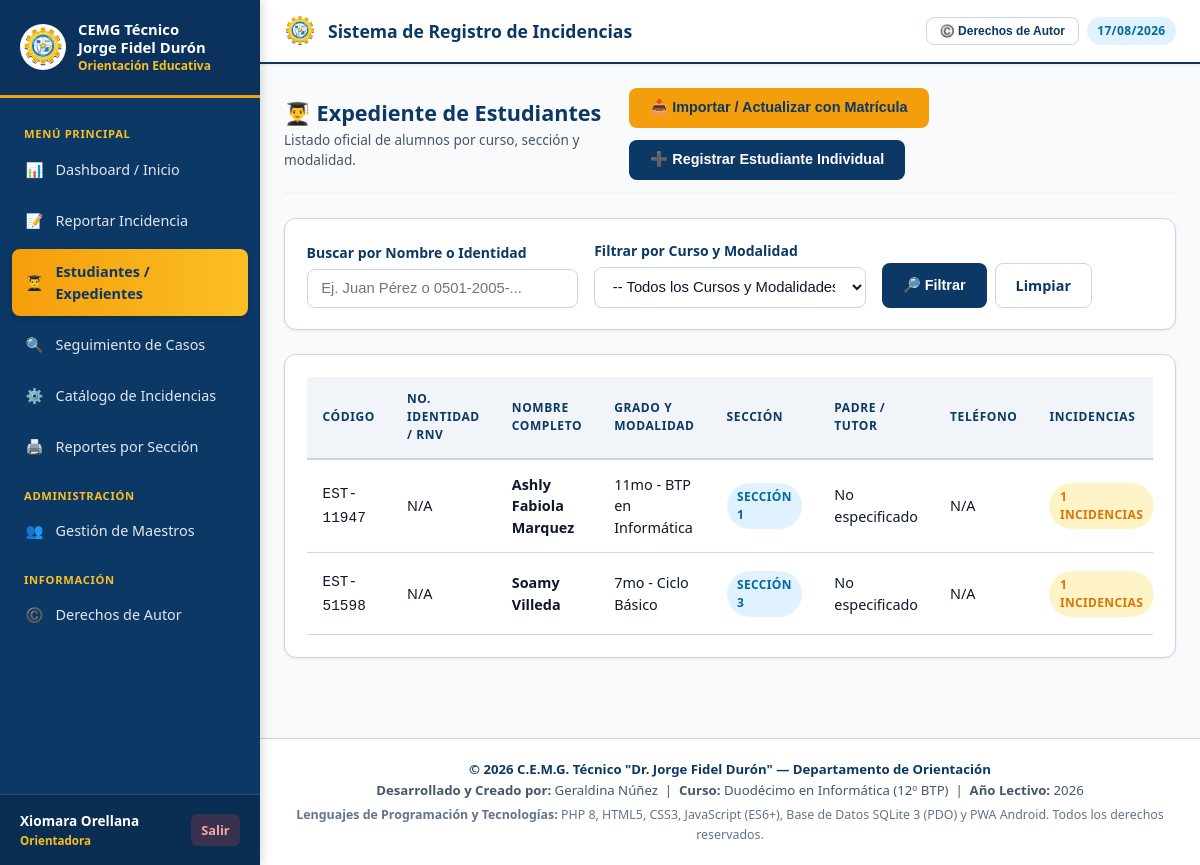
/index.php?action=estudiantes (signed in), run on the app's committed database.
### tables this page shows
CREATE TABLE students (
                id INTEGER PRIMARY KEY AUTOINCREMENT,
                student_code TEXT UNIQUE,
                identity_num TEXT UNIQUE,
                full_name TEXT NOT NULL,
                gender TEXT CHECK(gender IN ('M', 'F')),
                birth_date DATE,
                course_id INTEGER REFERENCES courses(id) ON DELETE SET NULL,
                guardian_name TEXT,
                guardian_phone TEXT,
                guardian_address TEXT,
                documents_submitted TEXT,
                status TEXT DEFAULT 'activo',
                created_at DATETIME DEFAULT CURRENT_TIMESTAMP
            );

### config/database.php (called while the page is built, shortened)
<?php
class Database {
    private static $instance = null;
    private $pdo;
    private function __construct() {
        $dbFile = __DIR__ . '/../database.sqlite';
        try {
            $this->pdo = new PDO("sqlite:" . $dbFile);
            $this->pdo->setAttribute(PDO::ATTR_ERRMODE, PDO::ERRMODE_EXCEPTION);
            $this->pdo->setAttribute(PDO::ATTR_DEFAULT_FETCH_MODE, PDO::FETCH_ASSOC);
            $this->pdo->exec("PRAGMA foreign_keys = ON;");
        } catch (PDOException $e) {
            die("Error de conexión a la base de datos: " . $e->getMessage());
        }
    }
    public static function getInstance() {
        if (self::$instance === null) {
            self::$instance = new Database();
        }
        return self::$instance;
    }
    public function getConnection() {
        return $this->pdo;
    }
    private function initTables() {
        try {
            $this->pdo->exec("ALTER TABLE incident_reports ADD COLUMN custom_reporter_name TEXT;");
        } catch (PDOException $e) {
        }
    }
}

### controllers/StudentController.php (called while the page is built, shortened)
<?php
require_once __DIR__ . '/../config/database.php';
class StudentController {
    private $db;
    public function __construct() {
        $this->db = Database::getInstance()->getConnection();
    }
    public function getAllStudents($search = '', $courseId = null) {
        $sql = "SELECT s.*, c.grade, c.modality, c.section_name,
                (SELECT COUNT(*) FROM incident_reports r WHERE r.student_id = s.id) as total_incidents
                FROM students s
                LEFT JOIN courses c ON s.course_id = c.id
                WHERE 1=1";
        $params = [];
        $sql .= " ORDER BY c.grade ASC, c.modality ASC, c.section_name ASC, s.full_name ASC";
        $stmt = $this->db->prepare($sql);
        $stmt->execute($params);
        return $stmt->fetchAll();
    }
}

### views/estudiantes.php (the view, shortened to what this page needs)
<?php
require_once __DIR__ . '/header.php';
require_once __DIR__ . '/../controllers/StudentController.php';
$studentController = new StudentController();
$search = $_GET['search'] ?? '';
$courseId = $_GET['course_id'] ?? null;
$students = $studentController->getAllStudents($search, $courseId);
?>
<div class="card-header" style="margin-bottom: 1.5rem;">
    <div>
        <h2 style="font-size: 1.35rem; font-weight: 800; color: var(--primary);">👨‍🎓 Expediente de Estudiantes</h2>
        <p style="font-size: 0.85rem; color: var(--text-muted);">
            Listado oficial de alumnos por curso, sección y modalidad.
        </p>
    </div>
    <div style="display: flex; gap: 0.75rem; flex-wrap: wrap;">
        <button onclick="openModal('modalImport')" class="btn btn-secondary">
            📥 Importar / Actualizar con Matrícula
        </button>
        <button onclick="openModal('modalAddStudent')" class="btn btn-primary">
            ➕ Registrar Estudiante Individual
        </button>
    </div>
</div>
<div class="card" style="margin-bottom: 1.5rem;">
    <form action="index.php" method="GET" class="form-grid" style="align-items: flex-end;">
        <div class="form-group" style="margin-bottom: 0;">
            <label for="search">Buscar por Nombre o Identidad</label>
            <input type="text" id="search" name="search" class="form-control" placeholder="Ej. Juan Pérez o 0501-2005-..." value="<?= htmlspecialchars($search) ?>">
        </div>
        <div class="form-group" style="margin-bottom: 0;">
            <label for="course_id">Filtrar por Curso y Modalidad</label>
            <select id="course_id" name="course_id" class="form-control">
                <option value="">-- Todos los Cursos y Modalidades --</option>
            </select>
        </div>
        <div style="display: flex; gap: 0.5rem;">
            <button type="submit" class="btn btn-primary">🔎 Filtrar</button>
            <a href="index.php?action=estudiantes" class="btn btn-outline">Limpiar</a>
        </div>
    </form>
</div>
<div class="card">
    <div class="table-responsive">
        <table class="table">
            <thead>
                <tr>
                    <th>Código</th>
                    <th>No. Identidad / RNV</th>
                    <th>Nombre Completo</th>
                    <th>Grado y Modalidad</th>
                    <th>Sección</th>
                    <th>Padre / Tutor</th>
                    <th>Teléfono</th>
                    <th>Incidencias</th>
                </tr>
            </thead>
            <tbody>
                <?php if (empty($students)): ?>
                    <tr>
                        <td colspan="9" style="text-align: center; color: var(--text-muted); padding: 2rem;">
                            No se encontraron estudiantes registrados con los criterios seleccionados.
                        </td>
                    </tr>
                <?php else: ?>
                    <?php foreach ($students as $st): ?>
                        <tr>
                            <td><code><?= htmlspecialchars($st['student_code'] ?? 'EST') ?></code></td>
                            <td><?= htmlspecialchars($st['identity_num'] ?? 'N/A') ?></td>
                            <td><strong><?= htmlspecialchars($st['full_name']) ?></strong></td>
                            <td><?= htmlspecialchars($st['grade'] ?? 'Sin asignar') ?> - <?= htmlspecialchars($st['modality'] ?? '') ?></td>
                            <td><span class="badge badge-atendido"><?= htmlspecialchars($st['section_name'] ?? 'N/A') ?></span></td>
                            <td><?= htmlspecialchars($st['guardian_name'] ?? 'No especificado') ?></td>
                            <td><?= htmlspecialchars($st['guardian_phone'] ?? 'N/A') ?></td>
                            <td>
                                <?php if ($st['total_incidents'] > 0): ?>
                                    <span class="badge badge-grave"><?= $st['total_incidents'] ?> incidencias</span>
                                <?php else: ?>
                                    <span class="badge badge-resuelto">Limpio</span>
                                <?php endif; ?>
                            </td>
                        </tr>
                    <?php endforeach; ?>
                <?php endif; ?>
            </tbody>
        </table>
    </div>
</div>
<?php require_once __DIR__ . '/footer.php'; ?>

### assets/css/style.css (style rules this page uses)
:root { --primary: #0c3866; --primary-hover: #08284a; --primary-light: #eff6ff; --secondary: #f59e0b; --secondary-hover: #d97706; --secondary-light: #fef3c7; --yellow-accent: #fbbf24; --accent: #0284c7; --success: #059669; --success-bg: #d1fae5; --warning: #d97706; --warning-bg: #fef3c7; --danger: #dc2626; --danger-bg: #fee2e2; --info: #0284c7; --info-bg: #e0f2fe; --bg-main: #f8fafc; --bg-card: #ffffff; --text-main: #0f172a; --text-muted: #475569; --border: #cbd5e1; --font-family: system-ui, -apple-system, BlinkMacSystemFont, 'Segoe UI', Roboto, Helvetica, Arial, sans-serif; --shadow-sm: 0 1px 3px 0 rgba(0, 0, 0, 0.08); --shadow-md: 0 4px 6px -1px rgba(0, 0, 0, 0.12), 0 2px 4px -1px rgba(0, 0, 0, 0.07); --shadow-lg: 0 10px 15px -3px rgba(0, 0, 0, 0.15), 0 4px 6px -2px rgba(0, 0, 0, 0.08); --radius: 12px; --radius-sm: 8px; }
* { box-sizing: border-box; margin: 0; padding: 0; }
body { font-family: var(--font-family); background-color: var(--bg-main); color: var(--text-main); line-height: 1.5; min-height: 100vh; }
.card { background-color: var(--bg-card); border-radius: var(--radius); border: 1px solid var(--border); box-shadow: var(--shadow-sm); padding: 1.35rem; margin-bottom: 1.5rem; }
.card-header { display: flex; align-items: center; justify-content: space-between; margin-bottom: 1rem; padding-bottom: 0.75rem; border-bottom: 2px solid #f1f5f9; }
.btn { display: inline-flex; align-items: center; justify-content: center; gap: 0.5rem; padding: 0.65rem 1.25rem; font-size: 0.9rem; font-weight: 700; border-radius: var(--radius-sm); border: 1px solid transparent; cursor: pointer; text-decoration: none; transition: all 0.2s ease; }
.btn-primary { background-color: var(--primary); color: #ffffff; }
.btn-secondary { background-color: var(--secondary); color: var(--primary); font-weight: 800; }
.btn-outline { background-color: #ffffff; border-color: var(--border); color: var(--primary); }
.form-group { margin-bottom: 1.15rem; }
.form-group label { display: block; font-size: 0.875rem; font-weight: 700; margin-bottom: 0.35rem; color: var(--primary); }
.form-control { width: 100%; padding: 0.65rem 0.85rem; font-size: 0.925rem; border: 1.5px solid var(--border); border-radius: var(--radius-sm); background-color: #ffffff; color: var(--text-main); transition: border-color 0.2s; }
.form-grid { display: grid; grid-template-columns: repeat(auto-fit, minmax(240px, 1fr)); gap: 1rem; }
.table-responsive { width: 100%; overflow-x: auto; }
.table { width: 100%; border-collapse: collapse; text-align: left; font-size: 0.9rem; }
.table th { background-color: #f1f5f9; color: var(--primary); font-weight: 800; text-transform: uppercase; font-size: 0.75rem; letter-spacing: 0.05em; padding: 0.85rem 1rem; border-bottom: 2px solid var(--border); }
.table td { padding: 0.85rem 1rem; border-bottom: 1px solid var(--border); vertical-align: middle; }
.badge { display: inline-block; padding: 0.3rem 0.65rem; font-size: 0.75rem; font-weight: 800; border-radius: 9999px; text-transform: uppercase; letter-spacing: 0.03em; }
.badge-grave { background-color: var(--warning-bg); color: var(--warning); }
.badge-atendido { background-color: #e0f2fe; color: #0369a1; }

### data on the page
students: student_code "EST-11947", identity_num "N/A", full_name "Ashly Fabiola Marquez", grade "11mo", modality "BTP en Informática", section_name "SECCIÓN 1", guardian_name "No especificado", guardian_phone "N/A", total_incidents "1"
students: student_code "EST-51598", identity_num "N/A", full_name "Soamy Villeda", grade "7mo", modality "Ciclo Básico", section_name "SECCIÓN 3", guardian_name "No especificado", guardian_phone "N/A", total_incidents "1"

### other printed values
$fullName "Xiomara Orellana"
$roleName "Orientadora"
